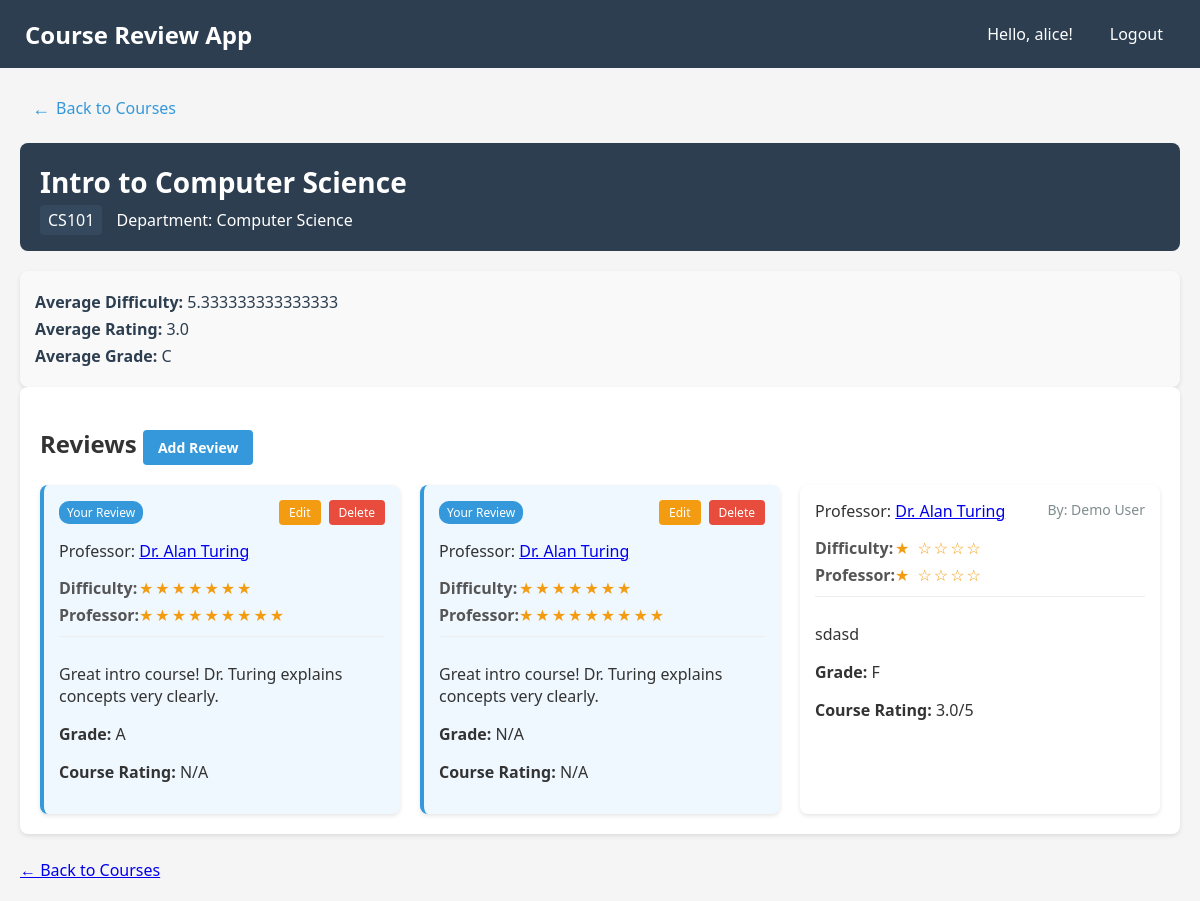
Before: /course/CS101 (signed in) with the older database file.
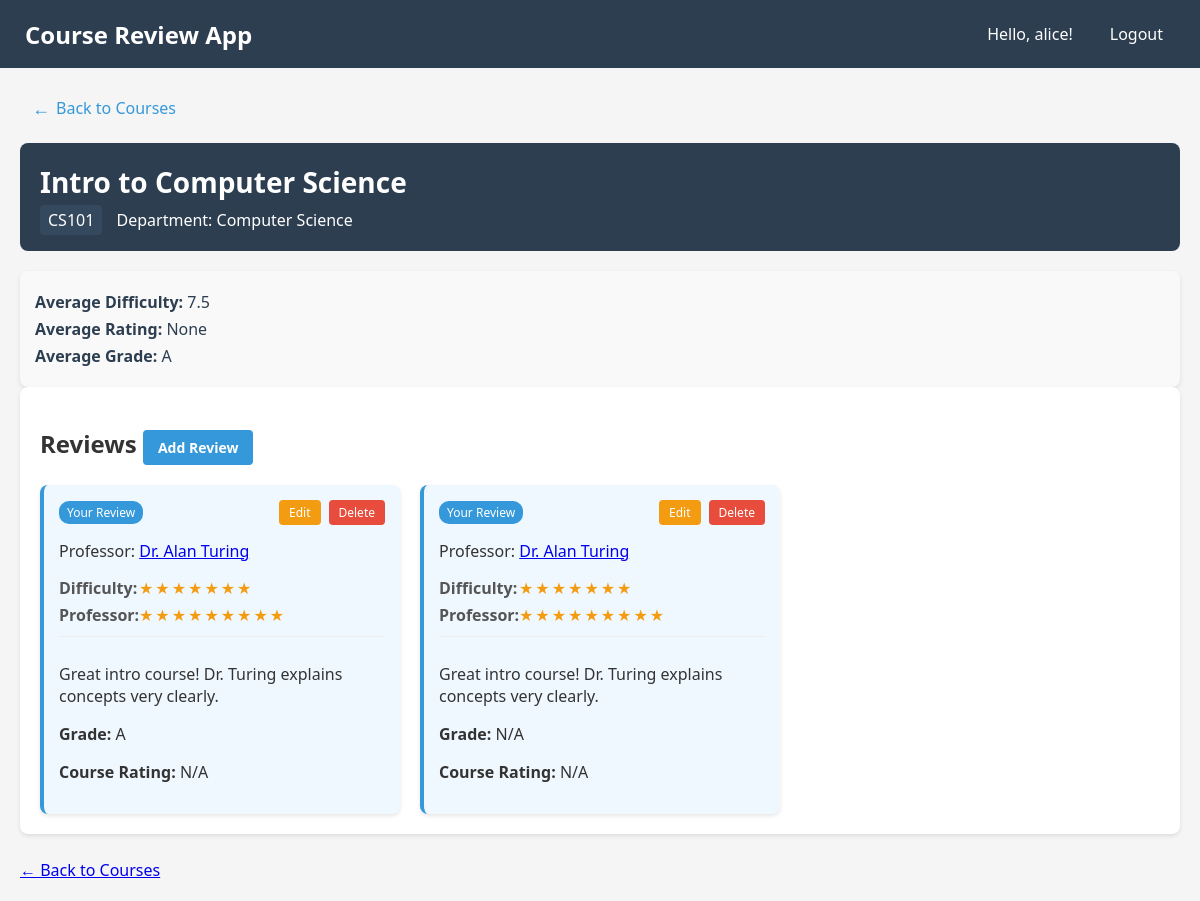
After: the same page with the newer database file.
### tables this page shows
CREATE TABLE courses (
    course_code TEXT PRIMARY KEY,
    course_name TEXT NOT NULL, 
    department_id TEXT NOT NULL,
    FOREIGN KEY (department_id) REFERENCES departments(department_id)
);

CREATE TABLE departments (
    department_id INTEGER PRIMARY KEY AUTOINCREMENT,
    department_name TEXT UNIQUE
);

CREATE TABLE reviews (
    review_id INTEGER PRIMARY KEY AUTOINCREMENT,
    student_id INTEGER NOT NULL,
    professor_id INTEGER,
    course_code TEXT NOT NULL,
    difficulty_rating REAL CHECK (difficulty_rating BETWEEN 0 AND 10),    
    professor_rating INTEGER,
    comments TEXT,
    created_at TIMESTAMP DEFAULT CURRENT_TIMESTAMP,
    score REAL CHECK (score BETWEEN 0 AND 100),
    course_rating REAL CHECK (course_rating BETWEEN 0 AND 5),
    FOREIGN KEY (student_id) REFERENCES students(student_id),
    FOREIGN KEY (course_code) REFERENCES courses(course_code),
    FOREIGN KEY (professor_id) REFERENCES professors(professor_id)
);

CREATE TABLE professors (
    professor_id INTEGER PRIMARY KEY AUTOINCREMENT,
    name TEXT NOT NULL
);

CREATE TABLE students (
    student_id INTEGER PRIMARY KEY,
    user_id INTEGER,
    name TEXT NOT NULL,
    academic_details TEXT,
    FOREIGN KEY (user_id) REFERENCES users(user_id)
);

### main.py (the view)
@app.route('/course/<course_code>')
@login_required
def course_detail(course_code):
    with get_db_connection() as conn:
        course = conn.execute('SELECT * FROM courses WHERE course_code = ?', (course_code,)).fetchone()
        if not course:
            abort(404)
        department = conn.execute('SELECT department_name FROM departments WHERE department_id = ?',
                                 (course['department_id'],)).fetchone()
        department_name = department['department_name'] if department else "Unknown Department"
        reviews = conn.execute('''
            SELECT r.*, p.name as professor_name, s.name as student_name,
                  (r.student_id = ?) as is_own_review, r.course_rating
            FROM reviews r
            LEFT JOIN professors p ON r.professor_id = p.professor_id
            LEFT JOIN students s ON r.student_id = s.student_id
            WHERE r.course_code = ?
            ORDER BY is_own_review DESC, r.review_id DESC
        ''', (session['user_id'], course_code)).fetchall()
        averages = conn.execute('''
            SELECT
                AVG(difficulty_rating) as avg_difficulty,
                AVG(course_rating) as avg_rating,
                AVG(score) as avg_grade
            FROM reviews
            WHERE course_code = ?
        ''', (course_code,)).fetchone()
    return render_template('course_detail.html',
                          course=course,
                          reviews=reviews,
                          department_name=department_name,
                          averages=averages)

### main.py (called while the page is built)
def login_required(view):
    @wraps(view)
    def wrapped_view(**kwargs):
        if 'user_id' not in session:
            return redirect(url_for('login'))
        return view(**kwargs)
    return wrapped_view

def get_db_connection():
    conn = sqlite3.connect('database.db')
    conn.row_factory = sqlite3.Row
    return conn

### src/templates/course_detail.html (shortened to what this page needs)
{% extends 'base.html' %}
{% block content %}
<div class="navigation">
    <a href="{{ url_for('courses') }}" class="back-btn"><i class="back-arrow">←</i> Back to Courses</a>
</div>
<div class="course-header">
    <h1>{{ course['course_name'] }}</h1>
    <div class="course-meta">
        <span class="course-code">{{ course['course_code'] }}</span>
        <span class="department">Department: <a href="{{ url_for('department_detail', department_id=course['department_id']) }}" class="department-link">{{ department_name }}</a></span>
    </div>
</div>
<div class="course-averages">
    <p><strong>Average Difficulty:</strong> {{ averages['avg_difficulty']|default('N/A') }}</p>
    <p><strong>Average Rating:</strong> {{ averages['avg_rating']|default('N/A') }}</p>
    <p><strong>Average Grade:</strong> {% if averages['avg_grade'] is not none %}{% if averages['avg_grade'] >= 90 %}A{% elif averages['avg_grade'] >= 80 %}B{% elif averages['avg_grade'] >= 70 %}C{% elif averages['avg_grade'] >= 60 %}D{% else %}F{% endif %}{% else %}N/A{% endif %}</p>
</div>
<div class="course-details">
    <h2>Reviews <a href="{{ url_for('add_review', course_code=course['course_code']) }}" class="add-review-btn">Add Review</a></h2>
    {% if reviews %}
    <div class="reviews-list">
        {% for review in reviews %}
        <div class="review-card {% if review['is_own_review'] %}own-review{% endif %}">
            {% if review['is_own_review'] %}
            <div class="review-header">
                <div class="own-review-badge">Your Review</div>
                <div class="review-actions">
                    <a href="{{ url_for('edit_review', review_id=review['review_id']) }}" class="edit-btn">Edit</a>
                    <a href="{{ url_for('delete_review', review_id=review['review_id']) }}" class="delete-btn" onclick="return confirm('Are you sure you want to delete this review?');">Delete</a>
                </div>
            </div>
            {% endif %}
            <div class="review-meta">
                <span class="professor-name">Professor: <a href="{{ url_for('professor_detail', professor_id=review['professor_id']) }}">{{ review['professor_name'] or 'Unknown' }}</a></span>
                {% if not review['is_own_review'] %}
                <span class="student-name">By: {{ review['student_name'] }}</span>
                {% endif %}
            </div>
            <div class="review-ratings">
                <div class="rating"><span>Difficulty:</span>
                    <div class="stars">
                        {% for i in range(review['difficulty_rating']|int) %}★{% endfor %}
                        {% for i in range(5 - review['difficulty_rating']|int) %}☆{% endfor %}
                    </div>
                </div>
                <div class="rating"><span>Professor:</span>
                    <div class="stars">
                        {% for i in range(review['professor_rating']|int) %}★{% endfor %}
                        {% for i in range(5 - review['professor_rating']|int) %}☆{% endfor %}
                    </div>
                </div>
            </div>
            <div class="review-comments">
                <p>{{ review['comments'] }}</p>
                <p><strong>Grade:</strong> {% if review['score'] is not none %}{% if review['score'] >= 90 %}A{% elif review['score'] >= 80 %}B{% elif review['score'] >= 70 %}C{% elif review['score'] >= 60 %}D{% else %}F{% endif %}{% else %}N/A{% endif %}</p>
                <p><strong>Course Rating:</strong> {% if review['course_rating'] is not none %}{{ review['course_rating'] }}/5{% else %}N/A{% endif %}</p>
            </div>
        </div>
        {% endfor %}
    </div>
    {% else %}
    <p class="no-reviews">No Reviews Yet</p>
    {% endif %}
</div>
<div class="back-button-container">
    <a href="{{ url_for('courses') }}" class="back-button">← Back to Courses</a>
</div>
{% endblock %}

### src/templates/base.html (shortened to what this page needs)
<!DOCTYPE html>
<html lang="en">
<head>
    <link rel="stylesheet" href="{{ url_for('static', filename='style.css') }}">
</head>
<body>
    <nav class="navbar">
        <div class="navbar-brand">
            <a href="{{ url_for('index') }}">Course Review App</a>
        </div>
        <div class="navbar-menu">
            {% if 'user_id' in session %}
            <div class="navbar-user">
                <span>Hello, {{ session['username'] }}!</span>
                <a href="{{ url_for('logout') }}" class="logout-btn">Logout</a>
            </div>
            {% else %}
            <div class="navbar-auth">
                <a href="{{ url_for('login') }}">Login</a>
                <a href="{{ url_for('register') }}">Register</a>
            </div>
            {% endif %}
        </div>
    </nav>
    <div id="main">
        {% block content %}{% endblock %}
    </div>
</body>
</html>

### src/style.css (style rules this page uses)
body { background-color: white; color: black; font-family: sans-serif; margin: 0; }
nav { background-color: #333; color: white; padding: 10px 20px; display: flex; justify-content: space-between; align-items: center; }
nav a { color: white; text-decoration: none; }

### src/templates/course_detail.html (style rules this page uses)
.navigation { margin-bottom: 15px; }
.back-btn { display: inline-flex; align-items: center; color: #3498db; text-decoration: none; font-weight: 500; padding: 8px 12px; border-radius: 4px; transition: all 0.2s ease; }
.back-arrow { margin-right: 6px; font-size: 18px; }
.course-header { background-color: #2c3e50; color: white; padding: 20px; border-radius: 8px; margin-bottom: 20px; }
.course-header h1 { margin: 0; font-size: 28px; }
.course-meta { margin-top: 8px; font-size: 16px; }
.course-code { background-color: #34495e; padding: 4px 8px; border-radius: 4px; margin-right: 10px; }
.course-averages { margin-top: 15px; padding: 15px; background-color: #f9f9f9; border-radius: 8px; box-shadow: 0 2px 4px rgba(0, 0, 0, 0.1); }
.course-averages p { margin: 5px 0; font-size: 16px; color: #2c3e50; }
.course-details { background-color: white; border-radius: 8px; padding: 20px; margin-bottom: 25px; box-shadow: 0 2px 4px rgba(0,0,0,0.1); }
.add-review-btn { display: inline-block; background-color: #3498db; color: white; padding: 8px 15px; border-radius: 4px; text-decoration: none; font-size: 14px; transition: background-color 0.3s; }
.reviews-list { display: grid; grid-template-columns: repeat(auto-fill, minmax(300px, 1fr)); gap: 20px; }
.review-card { background-color: white; border-radius: 8px; padding: 15px; box-shadow: 0 2px 4px rgba(0,0,0,0.1); position: relative; }
.review-card.own-review { background-color: #f0f8ff; border-left: 4px solid #3498db; }
.review-header { display: flex; justify-content: space-between; align-items: center; margin-bottom: 15px; }
.own-review-badge { background-color: #3498db; color: white; font-size: 12px; padding: 3px 8px; border-radius: 10px; }
.review-actions { display: flex; gap: 8px; }
.edit-btn { background-color: #f39c12; color: white; padding: 4px 10px; border-radius: 4px; font-size: 12px; text-decoration: none; transition: background-color 0.3s; }
.delete-btn { background-color: #e74c3c; color: white; padding: 4px 10px; border-radius: 4px; font-size: 12px; text-decoration: none; transition: background-color 0.3s; }
.review-meta { display: flex; justify-content: space-between; margin-bottom: 15px; flex-wrap: wrap; }
.review-ratings { margin-bottom: 10px; }
.rating { display: flex; align-items: center; margin-bottom: 5px; }
.rating span { width: 80px; font-weight: bold; color: #555; }
.stars { color: #f39c12; letter-spacing: 2px; }
.review-comments { padding-top: 10px; border-top: 1px solid #eee; }
.department-link { color: white; text-decoration: none; }

### src/templates/base.html (style rules this page uses)
body { margin: 0; padding: 0; font-family: 'Segoe UI', Tahoma, Geneva, Verdana, sans-serif; background-color: #f5f5f5; color: #333; }
.navbar { display: flex; justify-content: space-between; align-items: center; background-color: #2c3e50; padding: 15px 25px; color: white; }
.navbar a { color: white; text-decoration: none; }
.navbar-brand a { font-size: 1.5rem; font-weight: bold; }
.navbar-menu { display: flex; align-items: center; }
.navbar-auth a, .logout-btn { margin-left: 15px; padding: 8px 12px; border-radius: 4px; transition: background-color 0.2s; }
.navbar-user { display: flex; align-items: center; }
.navbar-user span { margin-right: 10px; }
#main { max-width: 1200px; margin: 0 auto; padding: 20px; }

Changed rows visible on the page:
removed reviews: name "Dr. Alan Turing", student_name "Demo User", difficulty_rating 1 (drawn), professor_rating 1 (drawn), comments "sdasd", score "F", course_rating "3.0"
Other visible differences:
{{ averages['avg_difficulty']|default('N/A') }}: "5.333333333333333" → "7.5"
{{ averages['avg_rating']|default('N/A') }}: "3.0" → "None"
text no longer shown: "C"
text now shown: "A"
